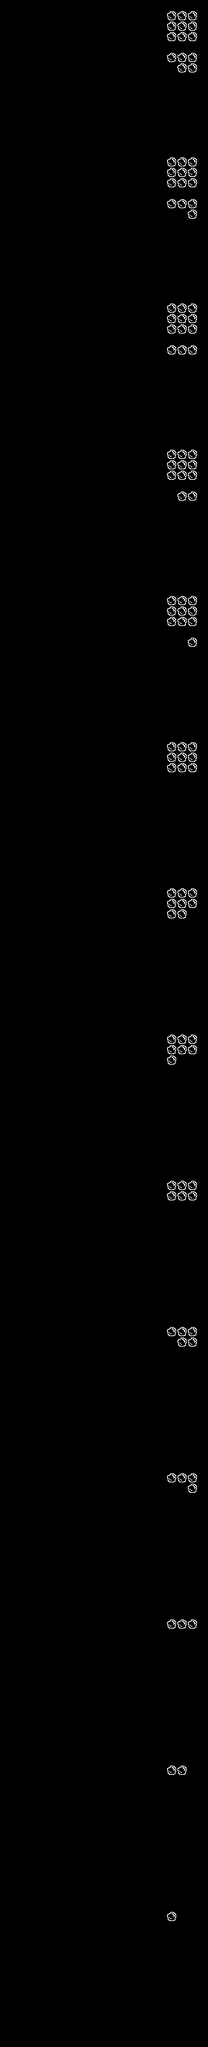

Rendered tile map (Tiled .tmx) drawn with the repository's tilesets; below, a short description and the map source with its tile grids summarised:
An orthogonal 20x196 tile map with 16x16 px tiles, 1 tile layer (map_layer).

<map version="1.10" tiledversion="1.11.2" orientation="orthogonal" renderorder="right-down" width="20" height="196" tilewidth="16" tileheight="16" infinite="0" nextlayerid="2" nextobjectid="1">
 <tileset firstgid="1" source="ceres_tiles.tsx" />
 <layer id="1" name="map_layer" width="20" height="196">
  <data>[3920 cells, 105 non-empty, 1 distinct tile ids]</data>
 </layer>
</map>